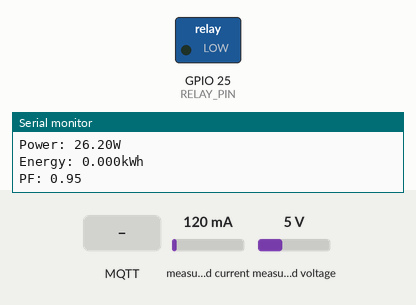
The sketch below on a simulated ESP32. On the bench: switched loads named in the sketch (green lamp = pin HIGH), the last lines printed to the serial monitor. The test bench sets the inputs (shaded band); at power-on: measured current 120 mA, measured voltage 5 V. WiFi joins after 1.5 s; servers stay silent unless stated; random numbers use the default seed unless the sketch sets one; no MQTT or app messages arrive unless stated.

Above: at 2.7 s.
2.8 s: MQTT message "ON" arrives on the first subscribed topic
At 4.0 s:
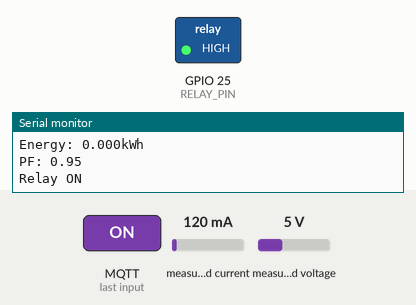
4.3 s: MQTT message "OFF" arrives on the first subscribed topic
At 4.8 s:
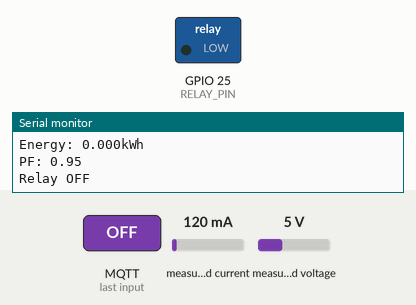
Timing chart, 0 to 7.3 s (numbered marks = the images above; inputs shaded):
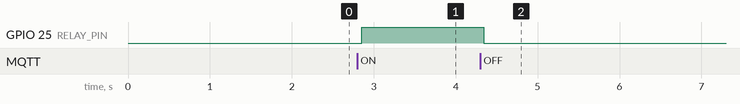

Measured:
- after the input at 2.8 s, GPIO 25 (RELAY_PIN): LOW → HIGH after 0.06 s
- after the input at 4.3 s, GPIO 25 (RELAY_PIN): HIGH → LOW at once

The sketch:

esp32_sensors.ino
```cpp
#include <WiFi.h>
#include <PubSubClient.h>
#include <PZEM004Tv30.h>

// PZEM Serial Pins
#define RXD2 17  // Connect to TX of PZEM
#define TXD2 16  // Connect to RX of PZEM

// Relay Pin
#define RELAY_PIN 25

// WiFi credentials
const char* ssid = "STARLINK";
const char* password = "";

// MQTT Broker settings
const char* mqtt_server = "202.74.74.42";
const int mqtt_port = 1883;
const char* mqtt_user = "";
const char* mqtt_password = "";

// MQTT Topics
const char* voltage_topic = "kost/kamar01/voltage";
const char* current_topic = "kost/kamar01/current";
const char* power_topic = "kost/kamar01/power";
const char* energy_topic = "kost/kamar01/energy";
const char* pf_topic = "kost/kamar01/power_factor";
const char* relay_topic = "kost/kamar01/relay/control";

// PZEM Object
PZEM004Tv30 pzem(Serial2, RXD2, TXD2);

// WiFi and MQTT clients
WiFiClient espClient;
PubSubClient client(espClient);

unsigned long lastMsg = 0;
#define MSG_BUFFER_SIZE 50
char msg[MSG_BUFFER_SIZE];

void setup_wifi() {
  delay(10);
  Serial.println();
  Serial.print("Connecting to ");
  Serial.println(ssid);

  WiFi.begin(ssid, password);
  while (WiFi.status() != WL_CONNECTED) {
    delay(500);
    Serial.print(".");
  }

  Serial.println("");
  Serial.println("WiFi connected");
  Serial.print("IP address: ");
  Serial.println(WiFi.localIP());
}

void callback(char* topic, byte* payload, unsigned int length) {
  String message = "";
  for (int i = 0; i < length; i++) {
    message += (char)payload[i];
  }

  // Check if the message is for relay control
  if (String(topic) == relay_topic) {
    if (message == "ON") {
      digitalWrite(RELAY_PIN, HIGH);
      Serial.println("Relay ON");
    } else if (message == "OFF") {
      digitalWrite(RELAY_PIN, LOW);
      Serial.println("Relay OFF");
    }
  }
}

void reconnect() {
  while (!client.connected()) {
    Serial.print("Attempting MQTT connection...");
    String clientId = "ESP32Client-";
    clientId += String(random(0xffff), HEX);

    if (client.connect(clientId.c_str(), mqtt_user, mqtt_password)) {
      Serial.println("connected");
      client.subscribe(relay_topic);
    } else {
      Serial.print("failed, rc=");
      Serial.print(client.state());
      Serial.println(" try again in 5 seconds");
      delay(5000);
    }
  }
}

void setup() {
  Serial.begin(115200);
  setup_wifi();
  client.setServer(mqtt_server, mqtt_port);
  client.setCallback(callback);

  // Setup relay pin
  pinMode(RELAY_PIN, OUTPUT);
  digitalWrite(RELAY_PIN, LOW);  // Start with relay off

  // Initialize Serial2 for PZEM
  Serial2.begin(9600, SERIAL_8N1, RXD2, TXD2);
}

void loop() {
  if (!client.connected()) {
    reconnect();
  }
  client.loop();

  float voltage = pzem.voltage();
  float current = pzem.current();
  float power = pzem.power();
  float energy = pzem.energy();
  float pf = pzem.pf();

  if (isnan(voltage)) {
    Serial.println("Error reading voltage");
  } else if (isnan(current)) {
    Serial.println("Error reading current");
  } else if (isnan(power)) {
    Serial.println("Error reading power");
  } else if (isnan(energy)) {
    Serial.println("Error reading energy");
  } else if (isnan(pf)) {
    Serial.println("Error reading power factor");
  }

  if (millis() - lastMsg > 2000) {
    lastMsg = millis();

    // Publish voltage
    snprintf(msg, MSG_BUFFER_SIZE, "%.1f", voltage);
    client.publish(voltage_topic, msg);

    // Publish current
    snprintf(msg, MSG_BUFFER_SIZE, "%.2f", current);
    client.publish(current_topic, msg);

    // Publish power
    snprintf(msg, MSG_BUFFER_SIZE, "%.1f", power);
    client.publish(power_topic, msg);

    // Publish energy
    snprintf(msg, MSG_BUFFER_SIZE, "%.3f", energy);
    client.publish(energy_topic, msg);

    // Publish power factor
    snprintf(msg, MSG_BUFFER_SIZE, "%.1f", pf);
    client.publish(pf_topic, msg);

    // Print to Serial for debugging
    Serial.print("Voltage: "); Serial.print(voltage); Serial.println("V");
    Serial.print("Current: "); Serial.print(current); Serial.println("A");
    Serial.print("Power: "); Serial.print(power); Serial.println("W");
    Serial.print("Energy: "); Serial.print(energy, 3); Serial.println("kWh");
    Serial.print("PF: "); Serial.println(pf);
  }
}
```
